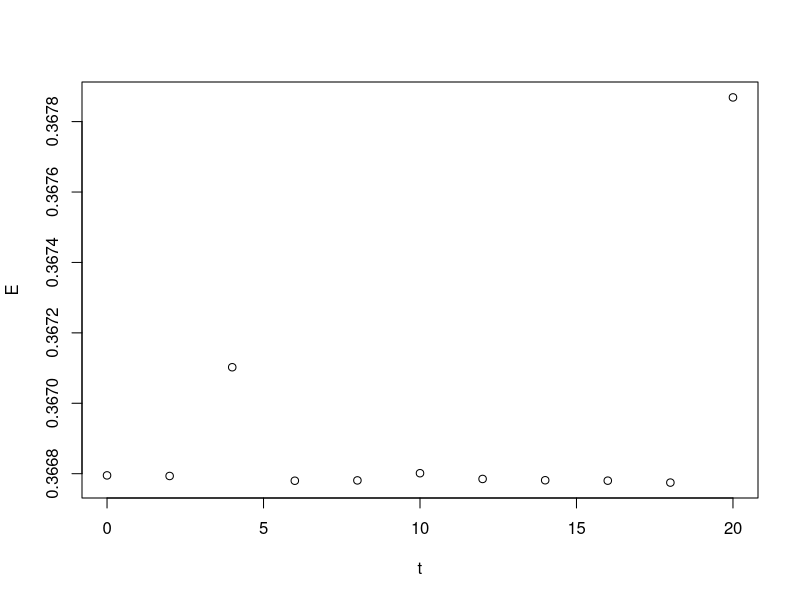

The R source for this figure:
#Benjamin Bass
#CSC 210
#Homework Week 8, problem # 3 (Free energy from Runga)

a = c(.6000, 0.04924, -.59242, 0.14636, 0.56880, -.23946, -.53050, .32592, .47814, 0.403534, -.41430)
v = c(0.000, -.497783, .079305, .48398, -.156778, -.456905, .23057, .41750, -.29883, -.36710, .35971)
t = c(0, 2, 4, 6, 8, 10, 12, 14, 16, 18, 20)
m = 1.5
l = 1.4
g = 1
E = .5 * m*l * l* v * v +m*g*l * (1-cos(a))

plot (t,E)

